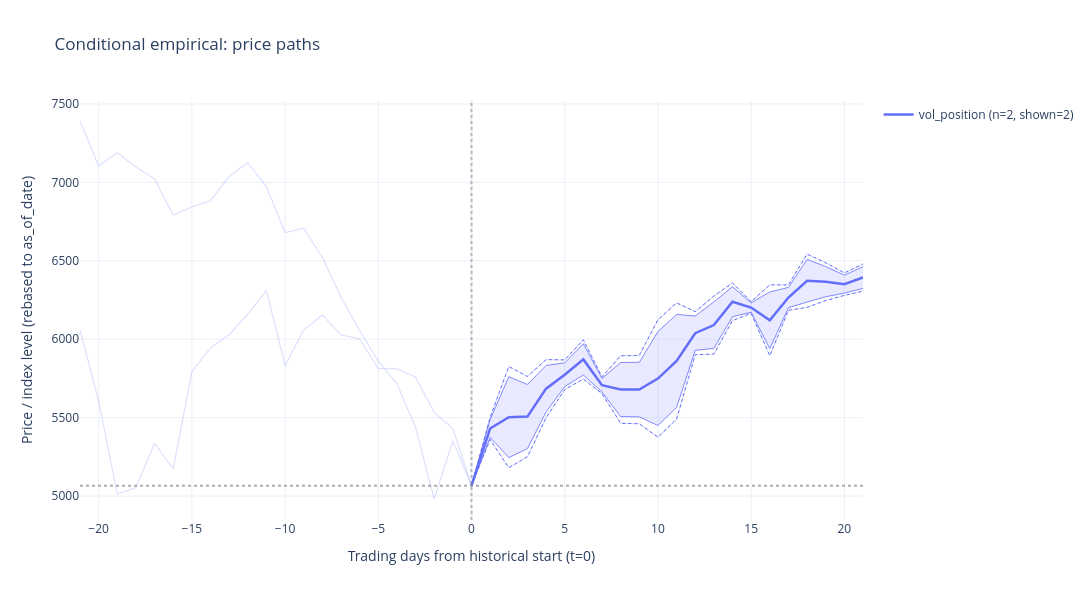

Here is the notebook cell this chart was saved with:
### Code cell
conditional.plot_paths(show_paths=True, show_statistics=True, pct=False)

### Figure 1 — Plotly figure (JSON) as saved in the notebook; plotly's stock layout.template omitted (floating-point values rounded to 4 significant figures)
{"data": [{"customdata": [19.6, 10.65, -1.048, -0.2361, 5.32, 2.138, 14.34, 17.33, 19.01, 21.57, 24.54, 15.13, 19.58, 21.48, 18.98, 18.46, 14.73, 14.71, 13.66, 9.22, 7.181, 0, 5.802, 2.261, 3.65, 8.548, 12.1, 13.43, 11.59, 7.854, 7.798, 6.098, 8.374, 16.48, 16.56, 20.78, 21.69, 16.35, 22.08, 22.44, 23.3, 23.95, 24.48], "hovertemplate": "vol_position<br>Historical start: 2008-11-20<br>Trading day: %{x}<br>Normalized price: %{y:.2f}<br>Return: %{customdata:.2f}%<extra></extra>", "legendgroup": "Conditional empirical / vol_position", "line": {"color": "rgba(99,110,250,0.25)", "width": 1}, "mode": "lines", "name": "vol_position (n=2, shown=2)", "showlegend": false, "type": "scattergl", "x": [-21, -20, -19, -18, -17, -16, -15, -14, -13, -12, -11, -10, -9, -8, -7, -6, -5, -4, -3, -2, -1, 0, 1, 2, 3, 4, 5, 6, 7, 8, 9, 10, 11, 12, 13, 14, 15, 16, 17, 18, 19, 20, 21], "y": [6059.0, 5606.0, 5013.0, 5054.0, 5336.0, 5174.0, 5792.0, 5944.0, 6029.0, 6159.0, 6309.0, 5833.0, 6058.0, 6154.0, 6027.0, 6001.0, 5812.0, 5811.0, 5758.0, 5533.0, 5430.0, 5066.0, 5360.0, 5181.0, 5251.0, 5499.0, 5679.0, 5746.0, 5653.0, 5464.0, 5461.0, 5375.0, 5490.0, 5901.0, 5905.0, 6119.0, 6165.0, 5894.0, 6185.0, 6203.0, 6247.0, 6279.0, 6306.0]}, {"customdata": [45.9, 40.24, 41.9, 40.09, 38.61, 34.03, 35.08, 35.87, 38.91, 40.66, 37.62, 31.86, 32.41, 28.72, 23.74, 19.49, 15.68, 12.82, 7.335, -1.674, 5.645, 0, 8.601, 15.0, 13.75, 15.87, 15.83, 18.36, 13.69, 16.35, 16.39, 20.87, 23.01, 21.9, 23.86, 25.51, 23.16, 25.27, 25.27, 29.15, 28.05, 26.77, 27.91], "hovertemplate": "vol_position<br>Historical start: 2020-03-23<br>Trading day: %{x}<br>Normalized price: %{y:.2f}<br>Return: %{customdata:.2f}%<extra></extra>", "legendgroup": "Conditional empirical / vol_position", "line": {"color": "rgba(99,110,250,0.25)", "width": 1}, "mode": "lines", "name": "vol_position (n=2, shown=2)", "showlegend": false, "type": "scattergl", "x": [-21, -20, -19, -18, -17, -16, -15, -14, -13, -12, -11, -10, -9, -8, -7, -6, -5, -4, -3, -2, -1, 0, 1, 2, 3, 4, 5, 6, 7, 8, 9, 10, 11, 12, 13, 14, 15, 16, 17, 18, 19, 20, 21], "y": [7391.0, 7105.0, 7189.0, 7097.0, 7022.0, 6790.0, 6843.0, 6883.0, 7037.0, 7126.0, 6972.0, 6680.0, 6708.0, 6521.0, 6269.0, 6054.0, 5860.0, 5715.0, 5438.0, 4981.0, 5352.0, 5066.0, 5502.0, 5826.0, 5762.0, 5870.0, 5868.0, 5996.0, 5760.0, 5894.0, 5896.0, 6123.0, 6232.0, 6176.0, 6275.0, 6359.0, 6239.0, 6346.0, 6346.0, 6543.0, 6487.0, 6422.0, 6480.0]}, {"hovertemplate": "vol_position — P10<br>Trading day: %{x}<br>Normalized price: %{y:.2f}<extra></extra>", "legendgroup": "Conditional empirical / vol_position", "line": {"color": "#636EFA", "dash": "solid", "width": 0.8}, "mode": "lines", "name": "vol_position P10", "showlegend": false, "type": "scatter", "x": [0, 1, 2, 3, 4, 5, 6, 7, 8, 9, 10, 11, 12, 13, 14, 15, 16, 17, 18, 19, 20, 21], "y": [5066.0, 5374.0, 5245.0, 5302.0, 5536.0, 5698.0, 5771.0, 5664.0, 5507.0, 5505.0, 5450.0, 5564.0, 5928.0, 5942.0, 6143.0, 6172.0, 5940.0, 6201.0, 6237.0, 6271.0, 6294.0, 6324.0]}, {"fill": "tonexty", "fillcolor": "rgba(99,110,250,0.14)", "hovertemplate": "vol_position — P90<br>Trading day: %{x}<br>Normalized price: %{y:.2f}<extra></extra>", "legendgroup": "Conditional empirical / vol_position", "line": {"color": "#636EFA", "dash": "solid", "width": 0.8}, "mode": "lines", "name": "vol_position P90", "showlegend": false, "type": "scatter", "x": [0, 1, 2, 3, 4, 5, 6, 7, 8, 9, 10, 11, 12, 13, 14, 15, 16, 17, 18, 19, 20, 21], "y": [5066.0, 5488.0, 5761.0, 5711.0, 5833.0, 5849.0, 5971.0, 5749.0, 5851.0, 5853.0, 6049.0, 6158.0, 6148.0, 6238.0, 6335.0, 6232.0, 6301.0, 6330.0, 6509.0, 6463.0, 6408.0, 6462.0]}, {"hovertemplate": "vol_position — Min<br>Trading day: %{x}<br>Normalized price: %{y:.2f}<extra></extra>", "legendgroup": "Conditional empirical / vol_position", "line": {"color": "#636EFA", "dash": "dot", "width": 1}, "mode": "lines", "name": "vol_position Min", "showlegend": false, "type": "scatter", "x": [0, 1, 2, 3, 4, 5, 6, 7, 8, 9, 10, 11, 12, 13, 14, 15, 16, 17, 18, 19, 20, 21], "y": [5066.0, 5360.0, 5181.0, 5251.0, 5499.0, 5679.0, 5746.0, 5653.0, 5464.0, 5461.0, 5375.0, 5490.0, 5901.0, 5905.0, 6119.0, 6165.0, 5894.0, 6185.0, 6203.0, 6247.0, 6279.0, 6306.0]}, {"hovertemplate": "vol_position — Max<br>Trading day: %{x}<br>Normalized price: %{y:.2f}<extra></extra>", "legendgroup": "Conditional empirical / vol_position", "line": {"color": "#636EFA", "dash": "dot", "width": 1}, "mode": "lines", "name": "vol_position Max", "showlegend": false, "type": "scatter", "x": [0, 1, 2, 3, 4, 5, 6, 7, 8, 9, 10, 11, 12, 13, 14, 15, 16, 17, 18, 19, 20, 21], "y": [5066.0, 5502.0, 5826.0, 5762.0, 5870.0, 5868.0, 5996.0, 5760.0, 5894.0, 5896.0, 6123.0, 6232.0, 6176.0, 6275.0, 6359.0, 6239.0, 6346.0, 6346.0, 6543.0, 6487.0, 6422.0, 6480.0]}, {"hovertemplate": "vol_position — Median<br>Trading day: %{x}<br>Normalized price: %{y:.2f}<extra></extra>", "legendgroup": "Conditional empirical / vol_position", "line": {"color": "#636EFA", "dash": "solid", "width": 2.5}, "mode": "lines", "name": "vol_position (n=2, shown=2)", "showlegend": true, "type": "scatter", "x": [0, 1, 2, 3, 4, 5, 6, 7, 8, 9, 10, 11, 12, 13, 14, 15, 16, 17, 18, 19, 20, 21], "y": [5066.0, 5431.0, 5503.0, 5507.0, 5685.0, 5774.0, 5871.0, 5706.0, 5679.0, 5679.0, 5749.0, 5861.0, 6038.0, 6090.0, 6239.0, 6202.0, 6120.0, 6266.0, 6373.0, 6367.0, 6351.0, 6393.0]}], "layout": {"height": 600, "hovermode": "closest", "legend": {"groupclick": "togglegroup"}, "shapes": [{"line": {"color": "gray", "dash": "dot"}, "opacity": 0.65, "type": "line", "x0": 0, "x1": 1, "xref": "x domain", "y0": 5066.0, "y1": 5066.0, "yref": "y"}, {"line": {"color": "gray", "dash": "dot"}, "opacity": 0.5, "type": "line", "x0": 0, "x1": 0, "xref": "x", "y0": 0, "y1": 1, "yref": "y domain"}], "title": {"text": "Conditional empirical: price paths"}, "width": 1200, "xaxis": {"autorange": true, "range": [-21, 21], "title": {"text": "Trading days from historical start (t=0)"}, "type": "linear"}, "yaxis": {"autorange": true, "range": [4847.0, 7525.0], "title": {"text": "Price / index level (rebased to as_of_date)"}, "type": "linear"}}}
